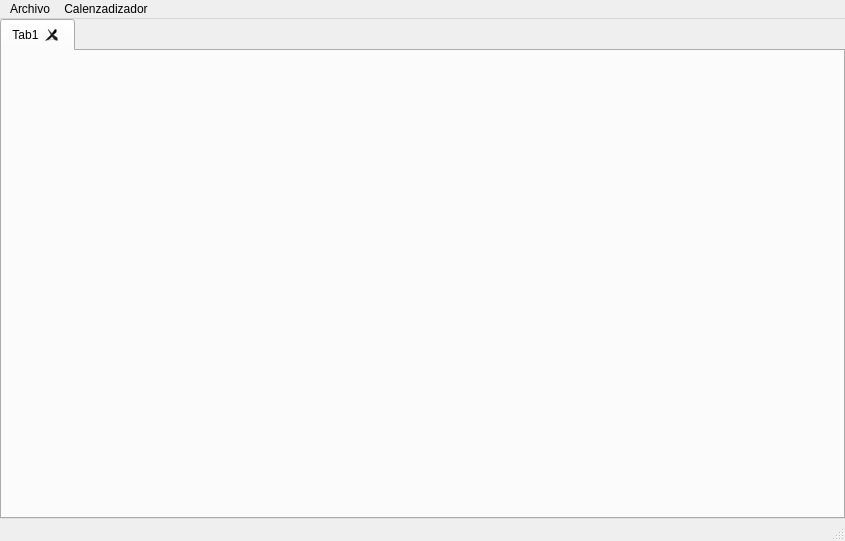
<?xml version="1.0" encoding="UTF-8"?>
<ui version="4.0">
 <class>MainWindow</class>
 <widget class="QMainWindow" name="MainWindow">
  <property name="geometry">
   <rect>
    <x>0</x>
    <y>0</y>
    <width>845</width>
    <height>541</height>
   </rect>
  </property>
  <property name="windowTitle">
   <string>Calendarizador UI</string>
  </property>
  <widget class="QWidget" name="centralwidget">
   <layout class="QGridLayout" name="gridLayout">
    <property name="leftMargin">
     <number>0</number>
    </property>
    <property name="topMargin">
     <number>0</number>
    </property>
    <property name="rightMargin">
     <number>0</number>
    </property>
    <property name="bottomMargin">
     <number>0</number>
    </property>
    <item row="0" column="0">
     <widget class="QTabWidget" name="tab_widget">
      <property name="tabShape">
       <enum>QTabWidget::Rounded</enum>
      </property>
      <property name="currentIndex">
       <number>0</number>
      </property>
      <property name="tabsClosable">
       <bool>true</bool>
      </property>
      <widget class="QWidget" name="tab">
       <attribute name="title">
        <string>Tab1</string>
       </attribute>
       <layout class="QGridLayout" name="gridLayout_3">
        <property name="leftMargin">
         <number>0</number>
        </property>
        <property name="topMargin">
         <number>0</number>
        </property>
        <property name="rightMargin">
         <number>0</number>
        </property>
        <property name="spacing">
         <number>0</number>
        </property>
        <item row="0" column="0">
         <widget class="WidTabTemario" name="widget" native="true"/>
        </item>
       </layout>
      </widget>
     </widget>
    </item>
   </layout>
  </widget>
  <widget class="QMenuBar" name="menubar">
   <property name="geometry">
    <rect>
     <x>0</x>
     <y>0</y>
     <width>845</width>
     <height>27</height>
    </rect>
   </property>
   <widget class="QMenu" name="menuFile">
    <property name="title">
     <string>Archivo</string>
    </property>
    <addaction name="actionNuevo"/>
    <addaction name="actionAbrir"/>
    <addaction name="actionGuardar"/>
    <addaction name="actionGuardar_como"/>
    <addaction name="actionCerrar"/>
    <addaction name="actionSalir"/>
   </widget>
   <widget class="QMenu" name="menuCalenzadizador">
    <property name="title">
     <string>Calenzadizador</string>
    </property>
    <addaction name="actionCalendarizar"/>
    <addaction name="actionCalendarizar_todo"/>
    <addaction name="actionAgregar_calendario_comming"/>
   </widget>
   <addaction name="menuFile"/>
   <addaction name="menuCalenzadizador"/>
  </widget>
  <widget class="QStatusBar" name="statusbar"/>
  <action name="actionAbrir">
   <property name="text">
    <string>Abrir</string>
   </property>
   <property name="shortcut">
    <string>Ctrl+O</string>
   </property>
  </action>
  <action name="actionCerrar">
   <property name="text">
    <string>Cerrar</string>
   </property>
   <property name="shortcut">
    <string>Ctrl+W</string>
   </property>
  </action>
  <action name="actionSalir">
   <property name="text">
    <string>Salir</string>
   </property>
   <property name="shortcut">
    <string>Ctrl+Q</string>
   </property>
  </action>
  <action name="actionCalendarizar">
   <property name="text">
    <string>Calendarizar</string>
   </property>
  </action>
  <action name="actionAgregar_calendario_comming">
   <property name="text">
    <string>Agregar calendario (comming)</string>
   </property>
  </action>
  <action name="actionCalendarizar_todo">
   <property name="text">
    <string>Calendarizar todo</string>
   </property>
  </action>
  <action name="actionNuevo">
   <property name="text">
    <string>Nuevo</string>
   </property>
   <property name="shortcut">
    <string>Ctrl+N</string>
   </property>
  </action>
  <action name="actionGuardar">
   <property name="text">
    <string>Guardar</string>
   </property>
   <property name="shortcut">
    <string>Ctrl+S</string>
   </property>
  </action>
  <action name="actionGuardar_como">
   <property name="text">
    <string>Guardar como</string>
   </property>
   <property name="shortcut">
    <string>Ctrl+Shift+S</string>
   </property>
  </action>
 </widget>
 <customwidgets>
  <customwidget>
   <class>WidTabTemario</class>
   <extends>QWidget</extends>
   <header>./views/widgets/WidTabTemario.h</header>
   <container>1</container>
  </customwidget>
 </customwidgets>
 <resources/>
 <connections/>
</ui>
